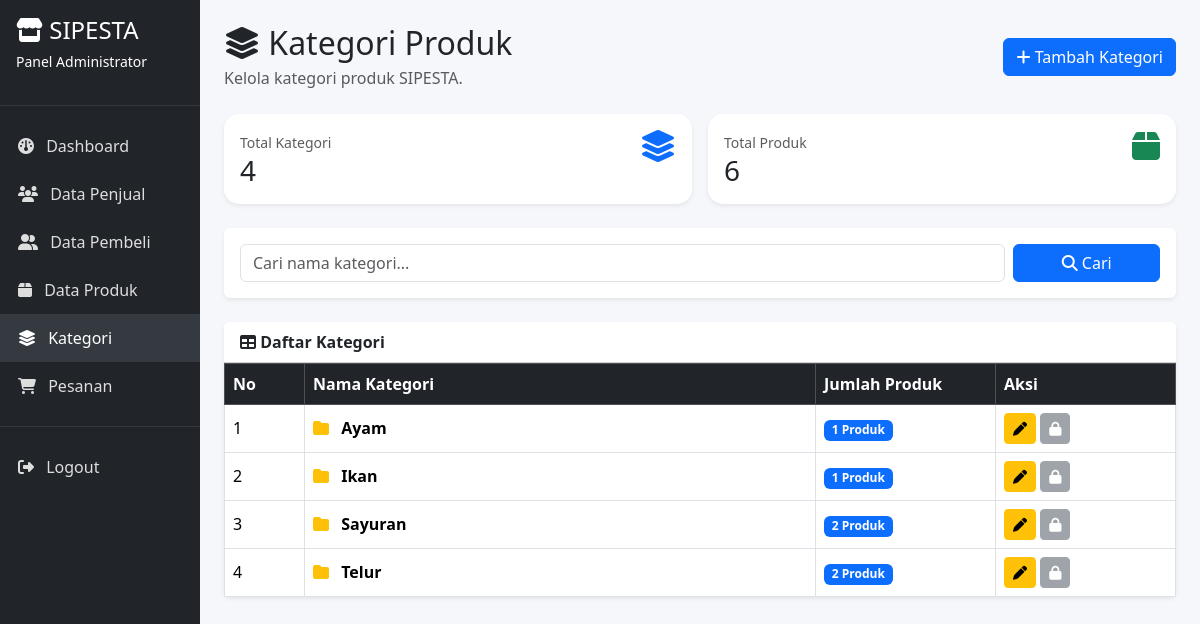
The app's page /admin/kategori.php (signed in) with its own data.
### tables this page shows
CREATE TABLE `kategori` (
  `id` int(11) NOT NULL,
  `nama_kategori` varchar(100) NOT NULL,
  `deskripsi` text DEFAULT NULL,
  `created_at` timestamp NOT NULL DEFAULT current_timestamp()
);

### config/helper.php (called while the page is built, shortened)
<?php
function e($text)
{
    return htmlspecialchars($text ?? '', ENT_QUOTES, 'UTF-8');
}

### admin/kategori.php (the view, shortened to what this page needs)
<?php
require_once "../config/database.php";
require_once "../config/helper.php";
$keyword = trim($_GET['keyword'] ?? "");
$sql = "
    SELECT
        k.id,
        k.nama_kategori,
        COUNT(p.id) AS jumlah_produk
    FROM kategori k
    LEFT JOIN produk p
        ON p.kategori_id = k.id
";
$sql .= "
    GROUP BY
        k.id,
        k.nama_kategori
    ORDER BY
        k.nama_kategori ASC
";
$stmt = $conn->prepare($sql);
$stmt->execute();
$result = $stmt->get_result();
$totalKategori = 0;
$totalProduk = 0;
$statKategori = $conn->query("
    SELECT COUNT(*) AS total
    FROM kategori
");
if ($statKategori) {
    $data = $statKategori->fetch_assoc();
    $totalKategori = (int)($data['total'] ?? 0);
}
$statProduk = $conn->query("
    SELECT COUNT(*) AS total
    FROM produk
");
if ($statProduk) {
    $data = $statProduk->fetch_assoc();
    $totalProduk = (int)($data['total'] ?? 0);
}
?>
<!DOCTYPE html>
<html lang="id">
<head>
    <link
        href="https://cdn.jsdelivr.net/npm/bootstrap@5.3.2/dist/css/bootstrap.min.css"
        rel="stylesheet"
    >
    <link
        href="https://cdnjs.cloudflare.com/ajax/libs/font-awesome/6.5.1/css/all.min.css"
        rel="stylesheet"
    >
</head>
<body>
<div class="container-fluid">
    <div class="row">
        <div class="col-md-2 p-0 sidebar">
            <div class="p-3 text-white">
                <h4 class="mb-1">
                    <i class="fa-solid fa-store"></i>
                    SIPESTA
                </h4>
                <small>
                    Panel Administrator
                </small>
            </div>
            <hr class="text-secondary">
            <a href="index.php">
                <i class="fa-solid fa-gauge me-2"></i>
                Dashboard
            </a>
            <a href="penjual.php">
                <i class="fa-solid fa-users me-2"></i>
                Data Penjual
            </a>
            <a href="pembeli.php">
                <i class="fa-solid fa-user-group me-2"></i>
                Data Pembeli
            </a>
            <a href="produk.php">
                <i class="fa-solid fa-box me-2"></i>
                Data Produk
            </a>
            <a href="kategori.php" class="active">
                <i class="fa-solid fa-layer-group me-2"></i>
                Kategori
            </a>
            <a href="pesanan.php">
                <i class="fa-solid fa-cart-shopping me-2"></i>
                Pesanan
            </a>
            <hr class="text-secondary">
            <a href="../logout.php">
                <i class="fa-solid fa-right-from-bracket me-2"></i>
                Logout
            </a>
        </div>
        <div class="col-md-10 p-4">
            <div class="d-flex justify-content-between align-items-center mb-4">
                <div>
                    <h2 class="mb-1">
                        <i class="fa-solid fa-layer-group"></i>
                        Kategori Produk
                    </h2>
                    <p class="text-muted mb-0">
                        Kelola kategori produk SIPESTA.
                    </p>
                </div>
                <button
                    class="btn btn-primary"
                    data-bs-toggle="modal"
                    data-bs-target="#modalTambah"
                >
                    <i class="fa-solid fa-plus"></i>
                    Tambah Kategori
                </button>
            </div>
            <div class="row g-3 mb-4">
                <div class="col-md-6">
                    <div class="card stat-card shadow-sm">
                        <div class="card-body">
                            <div class="d-flex justify-content-between">
                                <div>
                                    <small class="text-muted">
                                        Total Kategori
                                    </small>
                                    <h3 class="mb-0">
                                        <?= $totalKategori ?>
                                    </h3>
                                </div>
                                <i class="fa-solid fa-layer-group fs-2 text-primary"></i>
                            </div>
                        </div>
                    </div>
                </div>
                <div class="col-md-6">
                    <div class="card stat-card shadow-sm">
                        <div class="card-body">
                            <div class="d-flex justify-content-between">
                                <div>
                                    <small class="text-muted">
                                        Total Produk
                                    </small>
                                    <h3 class="mb-0">
                                        <?= $totalProduk ?>
                                    </h3>
                                </div>
                                <i class="fa-solid fa-box fs-2 text-success"></i>
                            </div>
                        </div>
                    </div>
                </div>
            </div>
            <div class="card shadow-sm border-0 mb-4">
                <div class="card-body">
                    <form method="GET">
                        <div class="row g-2">
                            <div class="col-md-10">
                                <input
                                    type="text"
                                    name="keyword"
                                    class="form-control"
                                    placeholder="Cari nama kategori..."
                                    value="<?= e($keyword) ?>"
                                >
                            </div>
                            <div class="col-md-2">
                                <button
                                    type="submit"
                                    class="btn btn-primary w-100"
                                >
                                    <i class="fa-solid fa-search"></i>
                                    Cari
                                </button>
                            </div>
                        </div>
                    </form>
                </div>
            </div>
            <div class="card shadow-sm border-0">
                <div class="card-header bg-white">
                    <strong>
                        <i class="fa-solid fa-table"></i>
                        Daftar Kategori
                    </strong>
                </div>
                <div class="card-body p-0">
                    <div class="table-responsive">
                        <table class="table table-hover table-bordered mb-0">
                            <thead class="table-dark">
                                <tr>
                                    <th width="80">
                                        No
                                    </th>
                                    <th>
                                        Nama Kategori
                                    </th>
                                    <th width="180">
                                        Jumlah Produk
                                    </th>
                                    <th width="180">
                                        Aksi
                                    </th>
                                </tr>
                            </thead>
                            <tbody>
                            <?php if ($result->num_rows > 0): ?>
                                <?php $no = 1; ?>
                                <?php while ($row = $result->fetch_assoc()): ?>
                                    <tr>
                                        <td>
                                            <?= $no++ ?>
                                        </td>
                                        <td>
                                            <strong>
                                                <i class="fa-solid fa-folder text-warning me-2"></i>
                                                <?= e($row['nama_kategori']) ?>
                                            </strong>
                                        </td>
                                        <td>
                                            <span class="badge bg-primary">
                                                <?= (int)$row['jumlah_produk'] ?>
                                                Produk
                                            </span>
                                        </td>
                                        <td>
                                            <button
                                                type="button"
                                                class="btn btn-sm btn-warning"
                                                data-bs-toggle="modal"
                                                data-bs-target="#modalEdit<?= (int)$row['id'] ?>"
                                            >
                                                <i class="fa-solid fa-pen"></i>
                                            </button>
                                            <?php if ((int)$row['jumlah_produk'] === 0): ?>
                                                <a
                                                    href="kategori.php?hapus=<?= (int)$row['id'] ?>"
                                                    class="btn btn-sm btn-danger"
                                                    onclick="return confirm('Yakin ingin menghapus kategori ini?')"
                                                >
                                                    <i class="fa-solid fa-trash"></i>
                                                </a>
                                            <?php else: ?>
                                                <button
                                                    type="button"
                                                    class="btn btn-sm btn-secondary"
                                                    disabled
                                                    title="Kategori masih digunakan produk"
                                                >
                                                    <i class="fa-solid fa-lock"></i>
                                                </button>
                                            <?php endif; ?>
                                        </td>
                                    </tr>
                                <?php endwhile; ?>
                            <?php endif; ?>
                            </tbody>
                        </table>
                    </div>
                </div>
            </div>
        </div>
    </div>
</div>
</body>
</html>

### admin/kategori.php (style rules this page uses)
body { background: #f5f7fb; }
.sidebar { min-height: 100vh; background: #212529; }
.sidebar a { color: #ddd; text-decoration: none; display: block; padding: 12px 18px; }
.sidebar a:hover, .sidebar a.active { background: #343a40; color: #fff; }
.stat-card { border: 0; border-radius: 15px; }
.table td { vertical-align: middle; }

### records on screen
kategori: nama_kategori "Ayam", jumlah_produk "1"
kategori: nama_kategori "Ikan", jumlah_produk "1"
kategori: nama_kategori "Sayuran", jumlah_produk "2"
kategori: nama_kategori "Telur", jumlah_produk "2"

### other values on screen
$totalKategori "4"
$totalProduk "6"
